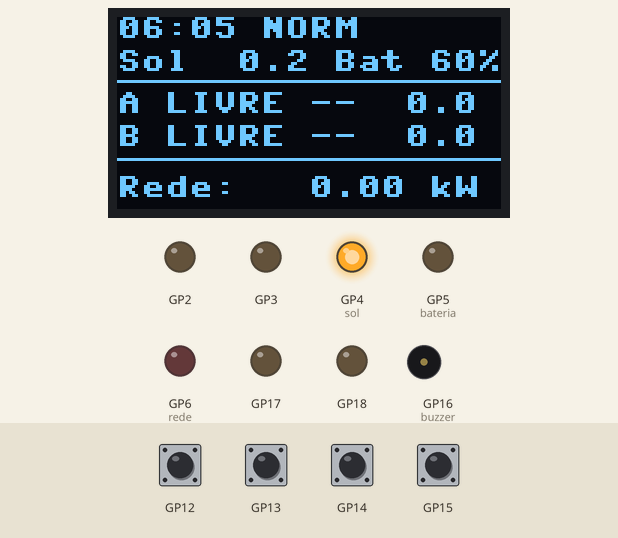
Recording of a program running on a simulated Raspberry Pi Pico running MicroPython. Parts: 128×64 one-colour display, output pins drawn as LEDs (lit = HIGH), buzzer (waves = sounding). Dashed ring = blinking. Inputs (shaded band) come from the test bench; at power-on: GP12–15 HIGH. Library files of the repository ran but are not shown: 1 file(s); what the program prints to the serial console is not drawn.

Above: at 1.2 s.
1.3 s: GP12 pulled LOW for 0.15 s
At 1.58 s:
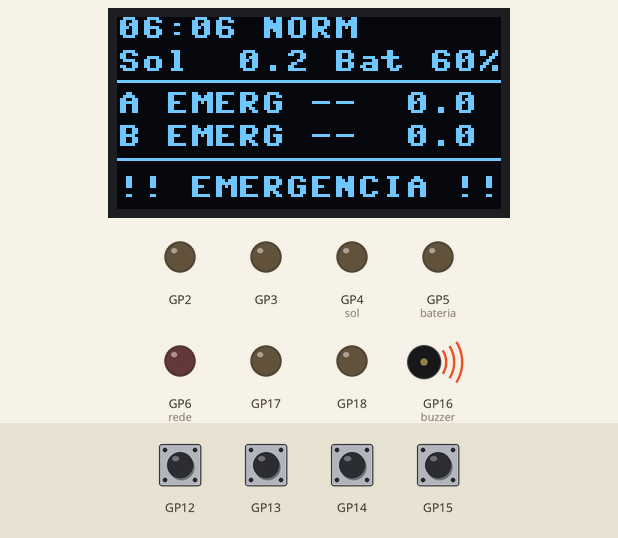
2.0 s: GP12 pulled LOW for 1 s
At 2.35 s:
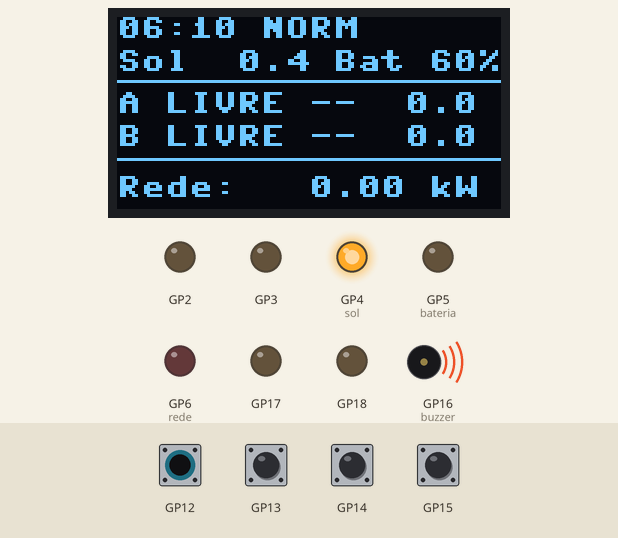
4.5 s: GP12 pulled LOW for 0.15 s
At 5.88 s:
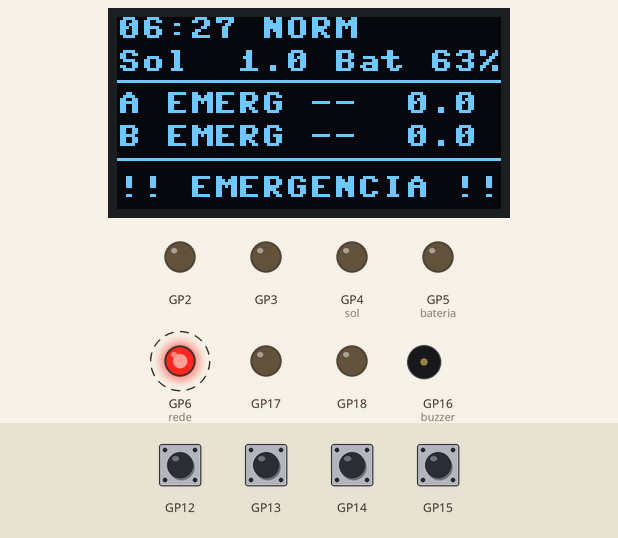
Timing chart, 0 to 11.2 s (numbered marks = the images above; inputs shaded):
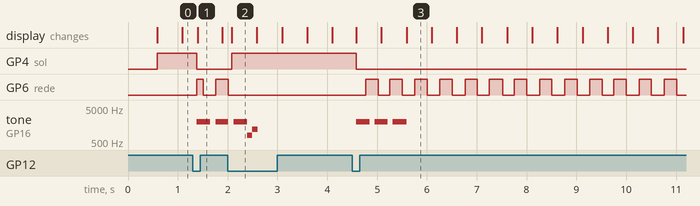

The program:

main.py
```python
# SolarFlow - Estacao Inteligente de Recarga GoodWe
# Loop principal: botoes ou cenario automatico, gestor de energia, algoritmo
# de divisao, maquina de estados, atuadores, display, alertas e telemetria.

import time
import micropython
import config
from sensores import SensorSolar, SensorSOC, Botao
from relogio import RelogioSimulado
from ponto_recarga import PontoRecarga, AGUARDANDO, DISPONIVEL
from energia import GestorEnergia
from algoritmo import dividir_proporcional
from atuadores import (SaidaPonto, IndicadorOrigem, Buzzer, piscar,
                       SOM_CONECTAR, SOM_DESCONECTAR, SOM_COMPLETO,
                       SOM_MODO, SOM_EMERGENCIA, SOM_RESET)
from display import Painel
import telemetria
import cenario

SOM_ALERTA = ((1500, 60), (0, 60), (1500, 60))

# Ctrl+C no Serial Monitor nao interrompe a estacao (permite copiar os dados com seguranca)
micropython.kbd_intr(-1)

# ================= Inicializacao =================
solar = SensorSolar(config.PIN_LDR)
sensor_soc = {"A": SensorSOC(config.PIN_POT_A), "B": SensorSOC(config.PIN_POT_B)}

btn_emergencia = Botao(config.PIN_BTN_EMERG)
btn_modo = Botao(config.PIN_BTN_MODO)
btn_ponto = {"A": Botao(config.PIN_BTN_A), "B": Botao(config.PIN_BTN_B)}

pontos = {"A": PontoRecarga("A"), "B": PontoRecarga("B")}
saidas = {
    "A": SaidaPonto(config.PIN_LED_A, config.PIN_RELE_A),
    "B": SaidaPonto(config.PIN_LED_B, config.PIN_RELE_B),
}
origem = IndicadorOrigem()
buzzer = Buzzer(config.PIN_BUZZER)
relogio = RelogioSimulado()
painel = Painel()
gestor = GestorEnergia()

modo_eco = False
emergencia = False
atualizar_agora = False      # forca o redesenho imediato apos um clique
fluxo = gestor.fluxo
tempo_sim_min = 0.0          # tempo simulado desde o inicio (para a telemetria)
solar_kw = 0.0

# Cenario automatico: relogio comeca no inicio do cenario e segue a agenda
automatico = config.CENARIO_AUTOMATICO
cenario_concluido = False
proximo_evento = 0
if automatico:
    relogio.ajustar(cenario.INICIO_H)
DURACAO_CENARIO_MIN = (cenario.FIM_H - cenario.INICIO_H) * 60

# Memoria dos alertas (para avisar so na mudanca, e nao a cada ciclo)
ponta_anterior = relogio.em_ponta()
alerta_bateria_limite = False
alerta_bateria_cheia = False
alerta_injetando = False


def log(mensagem):
    print("[{}] {}".format(relogio.texto(), mensagem))


def limites_do_momento(ponta):
    """Regras de operacao conforme o modo e o horario.

    Retorna (limite da rede em kW, SOC minimo permitido da bateria).
    - Eco:            sem rede; bateria pode ir ate o minimo de protecao
    - Normal, ponta:  rede limitada; bateria pode ir ate o minimo de protecao
    - Normal, fora:   rede liberada; bateria guarda reserva para a ponta
    """
    if modo_eco:
        return 0.0, config.BAT_SOC_MIN
    if ponta:
        return config.REDE_LIMITE_PONTA_KW, config.BAT_SOC_MIN
    return config.REDE_LIMITE_KW, config.BAT_RESERVA_FORA_PONTA


def definir_modo(eco):
    global modo_eco, atualizar_agora
    if eco == modo_eco:
        return
    modo_eco = eco
    atualizar_agora = True
    buzzer.tocar(*SOM_MODO)
    if modo_eco:
        log("Modo ECO - recarga somente com energia renovavel (sol + bateria)")
    else:
        log("Modo NORMAL - sol, bateria e rede")


def acionar_ponto(nome, soc):
    """Mesmo efeito do botao do ponto: conecta (se livre) ou desconecta."""
    global atualizar_agora
    atualizar_agora = True
    p = pontos[nome]
    evento = p.botao(soc)
    if evento == "conectado":
        buzzer.tocar(*SOM_CONECTAR)
        log("Ponto {}: veiculo conectado (SOC {:.0f}%)".format(nome, p.soc))
    elif evento == "ja_completo":
        buzzer.tocar(*SOM_COMPLETO)
        log("Ponto {}: veiculo ja esta acima do alvo (SOC {:.0f}%)".format(nome, p.soc))
    elif evento == "desconectado":
        buzzer.tocar(*SOM_DESCONECTAR)
        log("Ponto {}: veiculo desconectado ({:.2f} kWh entregues)".format(
            nome, p.energia_sessao_kwh))


def executar_agenda():
    """Executa os eventos do cenario automatico que ja chegaram na hora."""
    global proximo_evento
    agora_min = cenario.INICIO_H * 60 + tempo_sim_min
    while proximo_evento < len(cenario.EVENTOS) and agora_min >= cenario.EVENTOS[proximo_evento][0]:
        _, acao, nome, soc = cenario.EVENTOS[proximo_evento]
        proximo_evento += 1
        if emergencia:
            continue
        if acao == "conectar" and pontos[nome].estado == DISPONIVEL:
            acionar_ponto(nome, soc)
        elif acao == "desconectar" and pontos[nome].estado != DISPONIVEL:
            acionar_ponto(nome, 0)
        elif acao == "modo_eco":
            definir_modo(True)
        elif acao == "modo_normal":
            definir_modo(False)


if automatico:
    log("SolarFlow iniciado - CENARIO AUTOMATICO (dia completo, {:02d}h as {:02d}h)".format(
        cenario.INICIO_H, cenario.FIM_H))
else:
    log("SolarFlow iniciado - modo manual")
telemetria.cabecalho()
ultimo_ciclo = time.ticks_ms()

# ================= Loop principal =================
while True:
    # ---- 1. Botoes (verificados a cada 20 ms) ----
    if btn_emergencia.foi_pressionado():
        atualizar_agora = True
        emergencia = not emergencia
        if emergencia:
            for p in pontos.values():
                p.entrar_emergencia()
            buzzer.tocar(*SOM_EMERGENCIA)
            log("EMERGENCIA ACIONADA - recarga interrompida nos dois pontos")
        else:
            for p in pontos.values():
                p.resetar()
            buzzer.tocar(*SOM_RESET)
            log("Emergencia resetada - reconecte os veiculos")

    # No cenario automatico, MODO e os botoes dos pontos ficam com a agenda
    if btn_modo.foi_pressionado() and not emergencia and not automatico:
        definir_modo(not modo_eco)

    for nome, botao in btn_ponto.items():
        if botao.foi_pressionado() and not emergencia and not automatico:
            acionar_ponto(nome, sensor_soc[nome].ler())

    # ---- 2. Ciclo da simulacao (a cada CICLO_MS) ----
    agora = time.ticks_ms()
    if atualizar_agora or time.ticks_diff(agora, ultimo_ciclo) >= config.CICLO_MS:
        atualizar_agora = False
        ultimo_ciclo = agora
        dt_h = relogio.avancar()
        tempo_sim_min += dt_h * 60
        ponta = relogio.em_ponta()

        # Fonte da geracao solar: perfil do cenario ou sensor LDR
        if automatico:
            if not cenario_concluido:
                executar_agenda()
            irradiancia = cenario.irradiancia(cenario.INICIO_H * 60 + tempo_sim_min)
            solar_kw = config.PV_POTENCIA_KWP * irradiancia / config.IRRADIANCIA_MAX
        else:
            solar_kw = solar.ler()

        # Alerta: inicio e fim do horario de ponta
        if ponta != ponta_anterior:
            ponta_anterior = ponta
            buzzer.tocar(*SOM_ALERTA)
            if ponta:
                log("Inicio do horario de ponta - rede limitada a {:.0f} kW".format(
                    config.REDE_LIMITE_PONTA_KW))
            else:
                log("Fim do horario de ponta - rede liberada")

        # 2.1 Regras do momento e demanda de cada ponto
        rede_limite, bat_soc_min = limites_do_momento(ponta)
        demandas = {}
        for nome, p in pontos.items():
            demandas[nome] = p.demanda_kw(dt_h)
        demanda_total = sum(demandas.values())

        # 2.2 Gestor de energia: solar -> bateria -> rede (e excedente)
        fluxo = gestor.balancear(demanda_total, solar_kw, rede_limite, bat_soc_min, dt_h)

        # 2.3 Divisao proporcional com prioridade pela menor bateria
        pedidos = {}
        for nome, p in pontos.items():
            pedidos[nome] = (p.falta_kwh(), demandas[nome])
        alocacao = dividir_proporcional(fluxo["para_veiculos"], pedidos)

        # 2.4 Aplica a potencia em cada ponto
        for nome, p in pontos.items():
            estado_anterior = p.estado
            if p.atualizar(alocacao[nome], dt_h) == "completo":
                buzzer.tocar(*SOM_COMPLETO)
                log("Ponto {}: recarga completa (SOC {:.0f}%, {:.2f} kWh entregues)".format(
                    nome, p.soc, p.energia_sessao_kwh))
            elif p.estado == AGUARDANDO and estado_anterior != AGUARDANDO:
                log("Ponto {}: aguardando energia disponivel".format(nome))

        # 2.5 Alertas da bateria estacionaria
        bat = gestor.bateria
        no_limite = demanda_total > 0 and bat.soc <= bat_soc_min + 0.1
        if no_limite and not alerta_bateria_limite:
            if bat_soc_min == config.BAT_RESERVA_FORA_PONTA:
                log("Bateria em {:.0f}% - reserva guardada para o horario de ponta".format(bat_soc_min))
            else:
                log("Bateria em {:.0f}% - limite de protecao atingido".format(bat_soc_min))
        alerta_bateria_limite = no_limite

        cheia = bat.soc >= config.BAT_SOC_MAX - 0.1
        if cheia and not alerta_bateria_cheia:
            log("Bateria estacionaria cheia ({:.0f}%)".format(bat.soc))
        alerta_bateria_cheia = cheia

        injetando = fluxo["injetada"] > 0.01
        if injetando and not alerta_injetando:
            if cheia:
                motivo = "bateria cheia"
            else:
                motivo = "bateria no limite de carga de {:.0f} kW".format(config.BAT_POTENCIA_MAX_KW)
            log("Excedente solar injetado na rede ({})".format(motivo))
        alerta_injetando = injetando

        painel.desenhar(relogio.texto(), ponta, modo_eco, solar_kw,
                        bat.soc, pontos, fluxo, emergencia)

        # 2.6 Telemetria: uma linha de dados por ciclo (para os graficos)
        if not cenario_concluido:
            telemetria.linha(tempo_sim_min, dt_h * 60, relogio.texto(), modo_eco, ponta,
                             fluxo, bat.soc, pontos)

        # 2.7 Fim do cenario automatico: para a telemetria para facilitar a copia
        if automatico and not cenario_concluido and tempo_sim_min >= DURACAO_CENARIO_MIN:
            cenario_concluido = True
            buzzer.tocar(*SOM_COMPLETO)
            log("CENARIO CONCLUIDO - pause a simulacao e copie o Serial Monitor")

    # ---- 3. Saidas (a cada 20 ms, para os LEDs piscarem) ----
    for nome, saida in saidas.items():
        saida.aplicar(pontos[nome].estado)

    if emergencia:
        origem.aplicar(False, False, piscar(250))   # LED vermelho piscando
    else:
        # LEDs das fontes ativas: geracao solar, bateria descarregando, rede importando
        origem.aplicar(fluxo["solar"] > 0.01,
                       fluxo["bateria_veiculos"] > 0.01,
                       fluxo["rede_veiculos"] > 0.01)

    buzzer.atualizar()
    time.sleep_ms(20)
```

config.py
```python
# SolarFlow - Configuracao central
# Todos os pinos e parametros da simulacao ficam aqui.

# ================= PINOS (Raspberry Pi Pico W) =================
PIN_I2C_SDA = 8        # OLED (I2C0)
PIN_I2C_SCL = 9        # OLED (I2C0)

PIN_LED_A = 2          # Ponto A carregando
PIN_LED_B = 3          # Ponto B carregando
PIN_LED_SOL = 4        # Geracao solar ativa
PIN_LED_BAT = 5        # Bateria descarregando
PIN_LED_REDE = 6       # Importando energia da rede

PIN_BTN_EMERG = 12     # Parada de emergencia
PIN_BTN_MODO = 13      # Alterna Normal / Eco
PIN_BTN_A = 14         # Conectar/desconectar veiculo A
PIN_BTN_B = 15         # Conectar/desconectar veiculo B

PIN_BUZZER = 16        # PWM
PIN_RELE_A = 17        # Contator do ponto A
PIN_RELE_B = 18        # Contator do ponto B

PIN_LDR = 26           # ADC0 - luminosidade (convertida em irradiancia)
PIN_POT_A = 27         # ADC1 - SOC do veiculo A na conexao
PIN_POT_B = 28         # ADC2 - SOC do veiculo B na conexao

# ================= GERACAO SOLAR =================
PV_POTENCIA_KWP = 10.0         # Potencia de pico dos paineis (kW)
IRRADIANCIA_MAX = 1000.0       # W/m2 (condicao padrao de teste)
LUX_POR_WM2 = 100.0            # Aproximacao: sol pleno ~100.000 lux ~ 1000 W/m2

# Modelo do modulo fotoresistor do Wokwi (divisor de tensao)
LDR_VCC = 3.3                  # Tensao de alimentacao do modulo (V)
LDR_R_FIXO = 10000.0           # Resistor fixo do divisor (ohms)
LDR_GAMMA = 0.7                # Inclinacao da curva log(R) x log(lux)
LDR_RL10_KOHM = 50.0           # Resistencia do LDR a 10 lux (kohms)

# ================= BATERIA ESTACIONARIA =================
BAT_CAPACIDADE_KWH = 10.0
BAT_POTENCIA_MAX_KW = 5.0      # Limite de carga e de descarga
BAT_SOC_INICIAL = 60.0         # %
BAT_SOC_MIN = 20.0             # % - protecao contra descarga profunda
BAT_RESERVA_FORA_PONTA = 50.0  # % - modo Normal fora da ponta: guarda energia para a ponta
BAT_SOC_MAX = 100.0            # %

# ================= PONTOS DE RECARGA E VEICULOS =================
PONTO_POTENCIA_MAX_KW = 7.0    # Referencia: GoodWe HCA 7 kW
POTENCIA_MIN_RECARGA_KW = 0.1  # Abaixo disso a energia nao vai aos veiculos (aguardam)
VEICULO_CAPACIDADE_KWH = 50.0
VEICULO_SOC_ALVO = 80.0        # %

# ================= REDE ELETRICA =================
REDE_LIMITE_KW = 10.0          # Fora do horario de ponta
REDE_LIMITE_PONTA_KW = 3.0     # No horario de ponta
PONTA_INICIO_MIN = 17 * 60 + 30   # 17:30 - inicio do horario de ponta (Enel SP)
PONTA_FIM_MIN = 20 * 60 + 30      # 20:30 - fim do horario de ponta (Enel SP)

# ================= TEMPO =================
HORA_INICIAL = 16              # Hora em que o relogio simulado comeca
ESCALA_MIN_POR_S = 5           # 1 s real = 5 min simulados
CICLO_MS = 500                 # Periodo do loop principal (ms)
BOTAO_AMOSTRA_MS = 10          # Periodo da interrupcao de timer que le os botoes (ms)
DEBOUNCE_MS = 30               # Tempo que o botao precisa ficar estavel para valer (ms)

# ================= TELEMETRIA =================
TELEMETRIA_ATIVA = True        # Envia uma linha DADOS,... por ciclo pela serial

# ================= CENARIO AUTOMATICO =================
CENARIO_AUTOMATICO = True      # True: simula um dia completo sozinho (06h as 24h)
                               # False: modo manual (LDR, potenciometros e botoes)
```

sensores.py
```python
# SolarFlow - Leitura e conversao dos sensores
# Converte leituras brutas do ADC em grandezas fisicas
# e trata os botoes com interrupcao de timer + debounce.

from machine import ADC, Pin, Timer
import time
import config

ADC_MAX = 65535  # read_u16(): o ADC de 12 bits e escalado para 16 bits


def ler_media(adc, amostras=4):
    """Media de varias leituras: filtro simples contra ruido do ADC."""
    total = 0
    for _ in range(amostras):
        total += adc.read_u16()
    return total / amostras


class SensorSolar:
    """LDR -> tensao -> resistencia -> lux -> irradiancia (W/m2) -> geracao (kW)."""

    def __init__(self, pino):
        self.adc = ADC(pino)
        self.tensao = 0.0
        self.lux = 0.0
        self.irradiancia = 0.0
        self.potencia_kw = 0.0

    def ler(self):
        vcc = config.LDR_VCC
        tensao = ler_media(self.adc) * vcc / ADC_MAX
        # Evita divisao por zero nos extremos (escuro total ou luz maxima)
        tensao = min(max(tensao, 0.001), vcc - 0.001)

        # Divisor de tensao: V = Vcc * R_ldr / (R_ldr + R_fixo)  ->  isolando R_ldr
        resistencia = config.LDR_R_FIXO * tensao / (vcc - tensao)

        # Curva do LDR: R = RL10 * (10 / lux) ^ gamma  ->  isolando o lux
        rl10 = config.LDR_RL10_KOHM * 1000
        lux = (rl10 * 10 ** config.LDR_GAMMA / resistencia) ** (1 / config.LDR_GAMMA)

        self.tensao = tensao
        self.lux = lux
        self.irradiancia = min(lux / config.LUX_POR_WM2, config.IRRADIANCIA_MAX)
        self.potencia_kw = config.PV_POTENCIA_KWP * self.irradiancia / config.IRRADIANCIA_MAX
        return self.potencia_kw


class SensorSOC:
    """Potenciometro -> estado de carga (SOC) do veiculo no momento da conexao."""

    def __init__(self, pino):
        self.adc = ADC(pino)

    def ler(self):
        return round(ler_media(self.adc) * 100 / ADC_MAX, 1)


# ---------------- Botoes: debounce por interrupcao de timer ----------------
# Um timer periodico (interrupcao a cada BOTAO_AMOSTRA_MS) le todos os botoes.
# Uma mudanca so e aceita depois de AMOSTRAS_ESTAVEIS leituras iguais seguidas,
# o que descarta os repiques mecanicos ao apertar E ao soltar o botao.
# A rotina de interrupcao nao aloca memoria (requisito de ISR no MicroPython).

AMOSTRAS_ESTAVEIS = max(1, config.DEBOUNCE_MS // config.BOTAO_AMOSTRA_MS)

_botoes = []
_timer = None


def _isr_timer(timer):
    for i in range(len(_botoes)):
        _botoes[i].amostrar()


class Botao:
    """Botao com pull-up interno (solto = 1, apertado = 0)."""

    def __init__(self, pino):
        global _timer
        self.pin = Pin(pino, Pin.IN, Pin.PULL_UP)
        self._estavel = 1          # ultimo estado confirmado
        self._ultima_leitura = 1   # ultima leitura bruta
        self._contador = 0         # leituras iguais seguidas
        self._pendente = False     # clique aguardando o loop principal
        _botoes.append(self)
        if _timer is None:
            _timer = Timer(period=config.BOTAO_AMOSTRA_MS, mode=Timer.PERIODIC,
                           callback=_isr_timer)

    def amostrar(self):
        """Chamado pela interrupcao do timer."""
        leitura = self.pin.value()
        if leitura != self._ultima_leitura:
            self._ultima_leitura = leitura
            self._contador = 0
        elif self._contador < AMOSTRAS_ESTAVEIS:
            self._contador += 1
            if self._contador == AMOSTRAS_ESTAVEIS and leitura != self._estavel:
                self._estavel = leitura
                if leitura == 0:
                    self._pendente = True

    def foi_pressionado(self):
        """True uma unica vez por clique confirmado."""
        if self._pendente:
            self._pendente = False
            return True
        return False

    def esta_apertado(self):
        return self._estavel == 0
```

Source omitted: relogio.py (1128 bytes), ponto_recarga.py (4033 bytes), energia.py (3877 bytes), algoritmo.py (1788 bytes), atuadores.py (2974 bytes), display.py (1733 bytes), telemetria.py (1202 bytes), cenario.py (1509 bytes)

Measured:
- after the input at 1.3 s, GP4 (sol): HIGH → LOW after 0.08 s; GP6 (rede): LOW → HIGH after 0.08 s, → LOW 0.12 s later, → HIGH 0.25 s later; tone on GP16 (buzzer): silent → 2000 Hz after 0.08 s, → silent 0.27 s later, → 2000 Hz 0.10 s later; the display: changes after 0.10 s (image 1)
- after the input at 2.0 s, GP4 (sol): LOW → HIGH after 0.08 s; GP6 (rede): goes on until 2.0 s, then stays LOW; the display: changes after 0.08 s (image 2)
- after the input at 4.5 s, GP4 (sol): HIGH → LOW after 0.08 s; GP6 (rede): alternates HIGH for 0.25 s and LOW for 0.26 s, starting after 0.27 s; tone on GP16 (buzzer): alternates 2000 Hz for 0.27 s and silent for 0.10 s, 6 changes in all, then stays silent, starting after 0.08 s; the display: first changes after 0.08 s (image 3 shows a later state)
- what the display in image 2 shows lasts 0.5 s, from 2.1 s to 2.6 s
